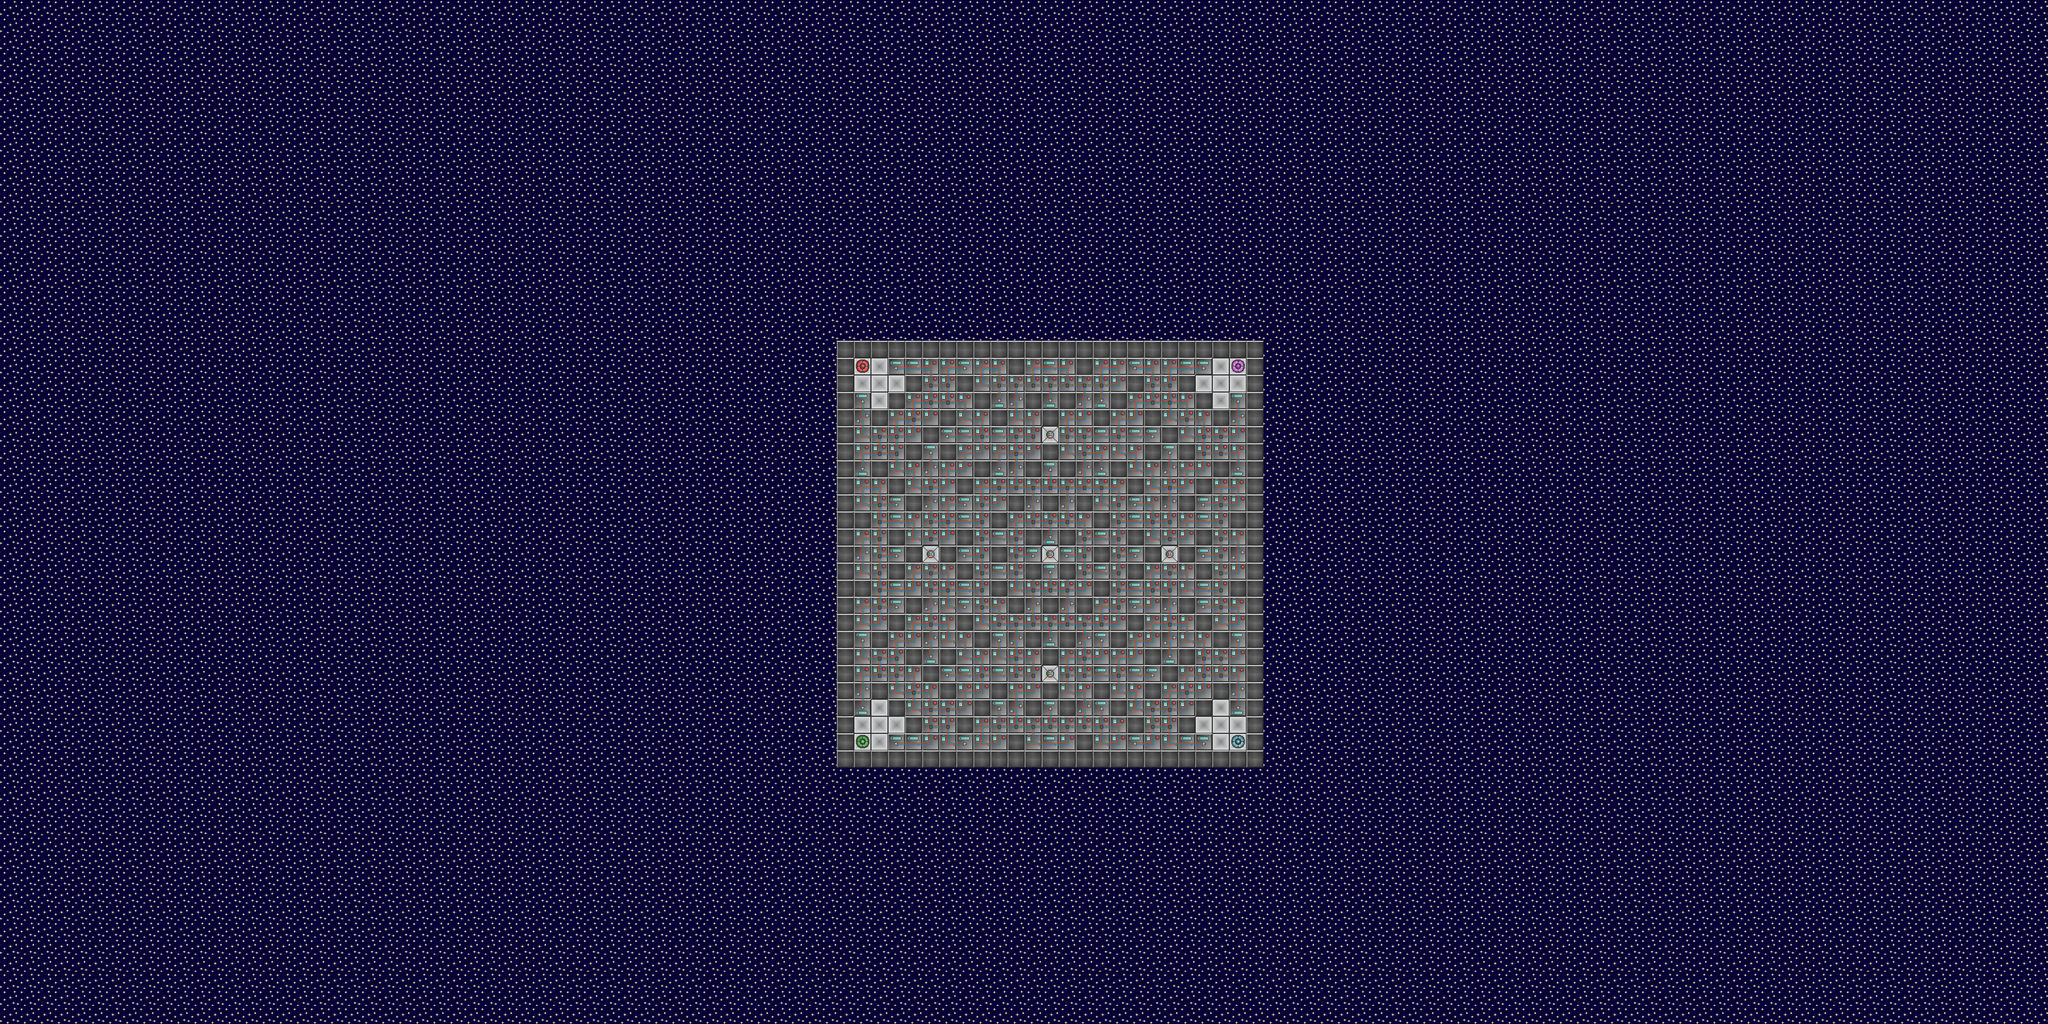

A 2D game scene composited from a Tiled map and its tileset images. What follows is a short description and the map's XML, with each tile layer's data collapsed to a summary:
An orthogonal 120x60 tile map with 32x32 px tiles, 5 tile layers (Background, Floor, Blocks, Items, ...), 2 tilesets.

<map version="1.0" orientation="orthogonal" renderorder="right-down" width="120" height="60" tilewidth="32" tileheight="32" nextobjectid="1">
 <tileset firstgid="1" name="map_tiles" tilewidth="34" tileheight="34" tilecount="28" columns="4">
  <image source="../blocks/map_tiles.png" width="136" height="256" />
  <tile id="2">
   <properties>
    <property name="Item-Spawner" value="" />
   </properties>
  </tile>
  <tile id="4">
   <properties>
    <property name="Spawn-P2" value="" />
   </properties>
  </tile>
  <tile id="5">
   <properties>
    <property name="Spawn-P3" value="" />
   </properties>
  </tile>
  <tile id="6">
   <properties>
    <property name="Spawn-P4" value="" />
   </properties>
  </tile>
  <tile id="7">
   <properties>
    <property name="Spawn-P1" value="" />
   </properties>
  </tile>
  <tile id="8">
   <properties>
    <property name="blocked" value="" />
    <property name="undestructable" value="" />
   </properties>
  </tile>
  <tile id="9">
   <properties>
    <property name="blocked" value="" />
    <property name="ghost-blocked" value="" />
    <property name="undestructable" value="" />
   </properties>
  </tile>
  <tile id="10">
   <properties>
    <property name="blocked" value="" />
   </properties>
  </tile>
  <tile id="12">
   <properties>
    <property name="blocked" value="" />
   </properties>
  </tile>
  <tile id="13">
   <properties>
    <property name="blocked" value="" />
   </properties>
  </tile>
  <tile id="14">
   <properties>
    <property name="blocked" value="" />
   </properties>
  </tile>
  <tile id="15">
   <properties>
    <property name="blocked" value="" />
   </properties>
  </tile>
  <tile id="16">
   <properties>
    <property name="blocked" value="" />
   </properties>
  </tile>
  <tile id="17">
   <properties>
    <property name="blocked" value="" />
   </properties>
  </tile>
  <tile id="18">
   <properties>
    <property name="blocked" value="" />
   </properties>
  </tile>
  <tile id="19">
   <properties>
    <property name="blocked" value="" />
   </properties>
  </tile>
  <tile id="20">
   <properties>
    <property name="blocked" value="" />
   </properties>
  </tile>
  <tile id="21">
   <properties>
    <property name="blocked" value="" />
   </properties>
  </tile>
  <tile id="22">
   <properties>
    <property name="blocked" value="" />
   </properties>
  </tile>
  <tile id="23">
   <properties>
    <property name="blocked" value="" />
   </properties>
  </tile>
  <tile id="24">
   <properties>
    <property name="blocked" value="" />
   </properties>
  </tile>
  <tile id="26">
   <properties>
    <property name="blocked" value="" />
   </properties>
  </tile>
 </tileset>
 <tileset firstgid="29" name="background-credits" tilewidth="34" tileheight="34" tilecount="28" columns="4">
  <image source="../blocks/background-credits.png" width="136" height="256" />
 </tileset>
 <layer name="Background" width="120" height="60">
  <data>[7200 cells, 7200 non-empty, 1 distinct tile ids]</data>
 </layer>
 <layer name="Floor" width="120" height="60">
  <data>[7200 cells, 529 non-empty, 6 distinct tile ids]</data>
 </layer>
 <layer name="Blocks" width="120" height="60">
  <data>[7200 cells, 596 non-empty, 17 distinct tile ids]</data>
 </layer>
 <layer name="Items" width="120" height="60">
  <data>[7200 cells, 0 non-empty, 0 distinct tile ids]</data>
 </layer>
 <layer name="Bombs" width="120" height="60">
  <data>[7200 cells, 0 non-empty, 0 distinct tile ids]</data>
 </layer>
</map>
